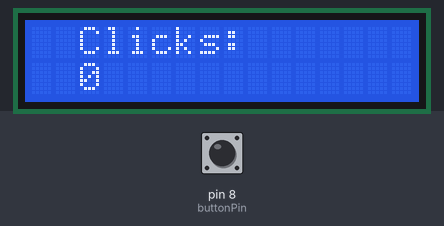
Bench run of a sketch on a simulated Arduino Uno, built with avr-gcc and run on an emulated ATmega328P. Parts: 16×2 character LCD. Inputs (shaded band) come from the test bench; at power-on: pin 8 (buttonPin) HIGH.

Above: at 1.2 s.
1.3 s: pin 8 (buttonPin) pulled LOW for 3.2 s
At 4.29 s:
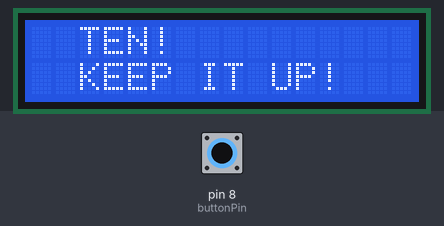
6.0 s: pin 8 (buttonPin) pulled LOW for 3.2 s
At 8.69 s:
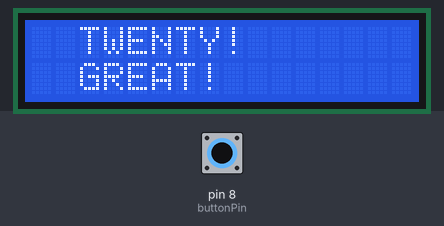
10.7 s: pin 8 (buttonPin) pulled LOW for 3.2 s
At 13.08 s:
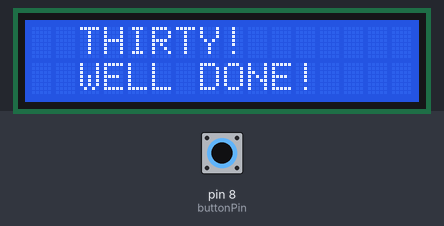
15.4 s: pin 8 (buttonPin) pulled LOW for 3.2 s
At 17.46 s:
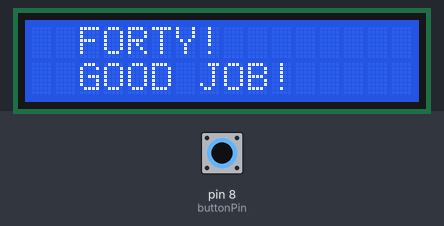
20.1 s: pin 8 (buttonPin) pulled LOW for 3.2 s
At 21.85 s:
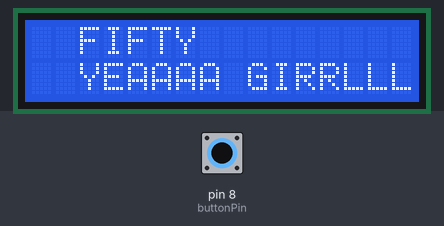
Timing chart, 0 to 23.4 s (numbered marks = the images above; inputs shaded):
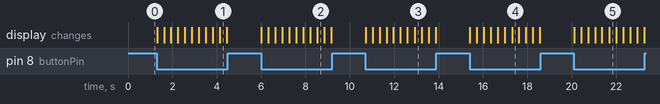

The sketch:

lcd_clicker.ino
```cpp
const int buttonPin = 8;
int counter = 0;

#include <LiquidCrystal_I2C.h>

LiquidCrystal_I2C lcd(0x27, 16, 2);

void setup() {
  pinMode(buttonPin, INPUT_PULLUP);
  lcd.init();
  lcd.clear();
  lcd.backlight();      // Make sure backlight is on

  lcd.setCursor(2, 0);  //Set cursor to character 2 on line 0
  lcd.print("Clicks:");
  lcd.setCursor(2, 1);  //Move cursor to character 2 on line 1
  lcd.print(counter);
}

void loop() {
  int buttonState;
  buttonState = digitalRead(buttonPin);

  if (buttonState == LOW) {
    counter++;
    lcd.clear();
    lcd.setCursor(2, 0);  //Set cursor to character 2 on line 0
    lcd.print("Clicks:");

    lcd.setCursor(2, 1);  //Move cursor to character 2 on line 1
    lcd.print(counter);
    x();
    delay(300);
  }
}

void x(){
  if (counter == 10){
    lcd.clear();
    lcd.setCursor(2, 0);
    lcd.print("TEN!");
    lcd.setCursor(2, 1);
    lcd.print("KEEP IT UP!");
  }
  else if (counter == 20){
    lcd.clear();
    lcd.setCursor(2, 0);
    lcd.print("TWENTY!");
    lcd.setCursor(2, 1);
    lcd.print("GREAT!");
  }
  else if (counter == 30){
    lcd.clear();
    lcd.setCursor(2, 0);
    lcd.print("THIRTY!");
    lcd.setCursor(2, 1);
    lcd.print("WELL DONE!");
  }
  else if (counter == 40){
    lcd.clear();
    lcd.setCursor(2, 0);
    lcd.print("FORTY!");
    lcd.setCursor(2, 1);
    lcd.print("GOOD JOB!");
  }
  else if (counter == 50){
    lcd.clear();
    lcd.setCursor(2, 0);
    lcd.print("FIFTY");
    lcd.setCursor(2, 1);
    lcd.print("YEAAAA GIRRLLL!");
  }
}
```

Measured:
- after the input at 1.3 s, the display: first changes at once (image 1 shows a later state)
- after the input at 6.0 s, the display: first changes at once (image 2 shows a later state)
- after the input at 10.7 s, the display: first changes at once (image 3 shows a later state)
- after the input at 15.4 s, the display: first changes at once (image 4 shows a later state)
- after the input at 20.1 s, the display: first changes at once (image 5 shows a later state)
